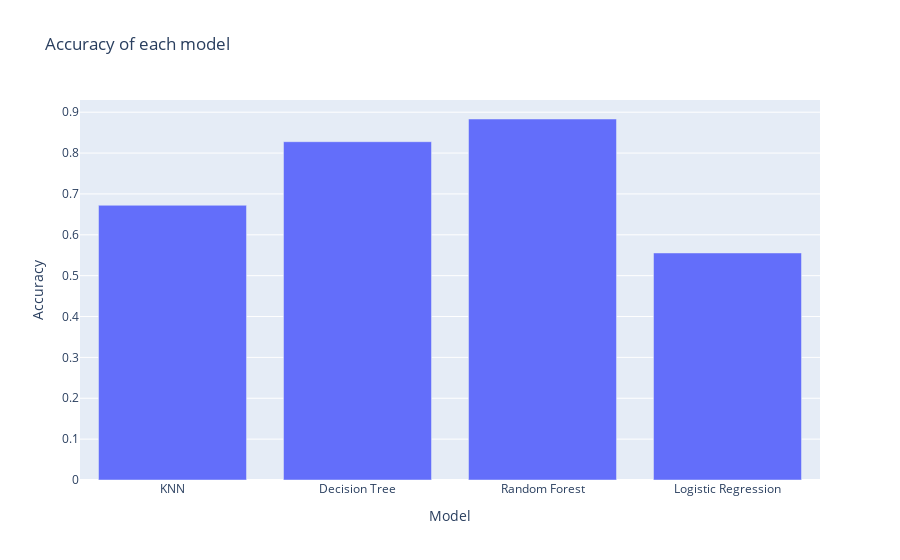

Notebook code for this chart:
### Code cell
import plotly.express as px
px.bar(data_frame=result_df,x='Model',y='Accuracy',title='Accuracy of each model')

### Figure 1 — Plotly figure (JSON) as saved in the notebook; plotly's stock layout.template omitted (floating-point values rounded to 4 significant figures)
{"data": [{"alignmentgroup": "True", "hovertemplate": "Model=%{x}<br>Accuracy=%{y}<extra></extra>", "legendgroup": "", "marker": {"color": "#636efa", "pattern": {"shape": ""}}, "name": "", "offsetgroup": "", "orientation": "v", "showlegend": false, "textposition": "auto", "type": "bar", "x": ["KNN", "Decision Tree", "Random Forest", "Logistic Regression"], "xaxis": "x", "y": [0.6722, 0.8278, 0.8833, 0.5556], "yaxis": "y"}], "layout": {"barmode": "relative", "legend": {"tracegroupgap": 0}, "title": {"text": "Accuracy of each model"}, "xaxis": {"anchor": "y", "domain": [0, 1], "title": {"text": "Model"}}, "yaxis": {"anchor": "x", "domain": [0, 1], "title": {"text": "Accuracy"}}}}
